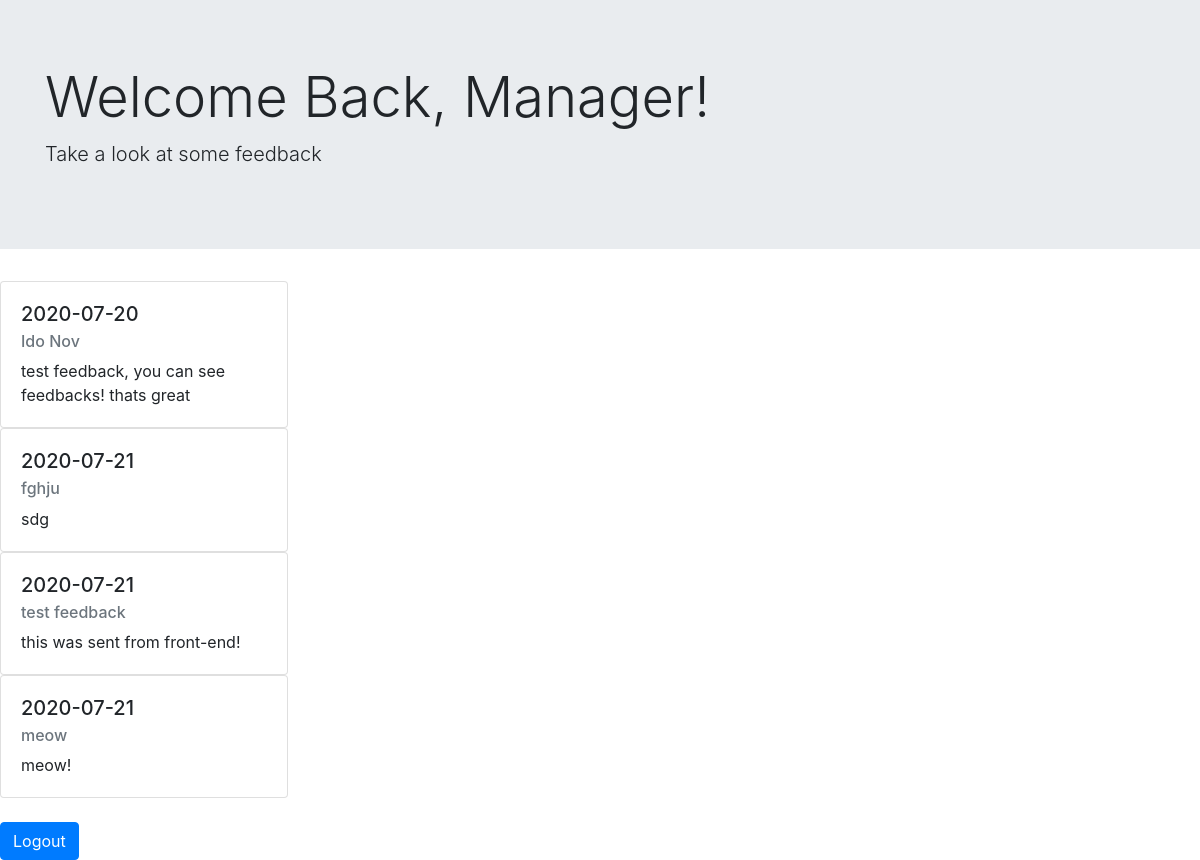
Screenshot of /manager (signed in) with the database file from the repository.
### db/models.py (models this page shows)
class Feedback(Base):
    __tablename__ = 'feedbacks'
    id = Column(Integer, primary_key=True, index=True)
    date = Column(Date)
    name = Column(String)
    content = Column(String)

### webapp.py (the view, shortened to what this page needs)
@app.route('/manager', methods=['GET', 'POST'])
def manager():
    error=None
    if 'admin' in login_session:
        feedbacks = session.query(Feedback).all()
        return render_template('feedbackView.html', feedbacks=feedbacks)
    return render_template('managerLogin.html', error=error)

### templates/feedbackView.html (shortened to what this page needs)
<!DOCTYPE html>
<html lang="en">
<head>
    <link rel="stylesheet" href="https://stackpath.bootstrapcdn.com/bootstrap/4.5.0/css/bootstrap.min.css">
</head>
<body>
    <div class="jumbotron jumbotron-fluid">
        <div class="container">
            <h1 class="display-4">
                Welcome Back, Manager!
            </h1>
            <p class="lead">Take a look at some feedback</p>
        </div>
    </div>
    {%for feedback in feedbacks%}
    <div class="card" style="width: 18rem;">
        <div class="card-body">
          <h5 class="card-title">{{feedback.date}}</h5>
          <h6 class="card-subtitle mb-2 text-muted">{{feedback.name}}</h6>
          <p class="card-text">{{feedback.content}}</p>
        </div>
      </div>
    {%endfor%}
      <br>
    <form action="{{url_for('logout')}}">
        <button type="submit" class="btn btn-primary">Logout</button>
      </form>
</body>
</html>

### rows the page displays
Feedback: date "2020-07-20", name "Ido Nov", content "test feedback, you can see feedbacks! thats great"
Feedback: date "2020-07-21", name "fghju", content "sdg"
Feedback: date "2020-07-21", name "test feedback", content "this was sent from front-end!"
Feedback: date "2020-07-21", name "meow", content "meow!"
